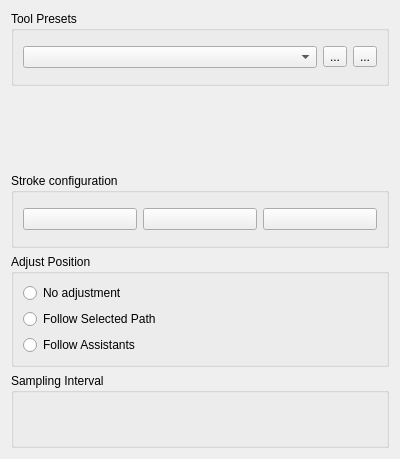
<?xml version="1.0" encoding="UTF-8"?>
<ui version="4.0">
 <class>WdgCalligraphyToolOptions</class>
 <widget class="QWidget" name="WdgCalligraphyToolOptions">
  <property name="geometry">
   <rect>
    <x>0</x>
    <y>0</y>
    <width>400</width>
    <height>459</height>
   </rect>
  </property>
  <property name="windowTitle">
   <string>Form</string>
  </property>
  <layout class="QVBoxLayout" name="verticalLayout_4">
   <item>
    <widget class="QGroupBox" name="gbProfiles">
     <property name="title">
      <string>Tool Presets</string>
     </property>
     <layout class="QHBoxLayout" name="horizontalLayout">
      <item>
       <widget class="QComboBox" name="cmbProfiles"/>
      </item>
      <item>
       <widget class="QToolButton" name="bnSaveProfile">
        <property name="toolTip">
         <string>Save profile as...</string>
        </property>
        <property name="text">
         <string>...</string>
        </property>
        <property name="icon">
         <iconset theme="document-save-as">
          <normaloff>.</normaloff>.</iconset>
        </property>
       </widget>
      </item>
      <item>
       <widget class="QToolButton" name="bnRemoveProfile">
        <property name="toolTip">
         <string>Remove profile</string>
        </property>
        <property name="text">
         <string>...</string>
        </property>
        <property name="icon">
         <iconset theme="list-remove">
          <normaloff>.</normaloff>.</iconset>
        </property>
       </widget>
      </item>
     </layout>
    </widget>
   </item>
   <item>
    <widget class="KisDoubleSliderSpinBox" name="sldCaps" native="true"/>
   </item>
   <item>
    <widget class="QGroupBox" name="gbStrokeConfig">
     <property name="title">
      <string>Stroke configuration</string>
     </property>
     <layout class="QHBoxLayout" name="horizontalLayout_2">
      <item>
       <widget class="KisPopupButton" name="bnSize">
        <property name="text">
         <string/>
        </property>
       </widget>
      </item>
      <item>
       <widget class="KisPopupButton" name="bnRotation">
        <property name="text">
         <string/>
        </property>
       </widget>
      </item>
      <item>
       <widget class="KisPopupButton" name="bnRatio">
        <property name="text">
         <string/>
        </property>
       </widget>
      </item>
     </layout>
    </widget>
   </item>
   <item>
    <widget class="QGroupBox" name="gbGB_Adjust">
     <property name="title">
      <string>Adjust Position</string>
     </property>
     <layout class="QVBoxLayout" name="verticalLayout">
      <item>
       <widget class="QRadioButton" name="rdNoAdjust">
        <property name="text">
         <string>No adjustment</string>
        </property>
       </widget>
      </item>
      <item>
       <widget class="QRadioButton" name="rdAdjustPath">
        <property name="text">
         <string>Follow Selected Path</string>
        </property>
       </widget>
      </item>
      <item>
       <widget class="QRadioButton" name="rdAdjustAssistant">
        <property name="text">
         <string>Follow Assistants</string>
        </property>
       </widget>
      </item>
     </layout>
    </widget>
   </item>
   <item>
    <widget class="QGroupBox" name="gbSampling">
     <property name="title">
      <string>Sampling Interval</string>
     </property>
     <layout class="QVBoxLayout" name="verticalLayout_2">
      <item>
       <widget class="KisDoubleSliderSpinBox" name="sldTimeInterval" native="true">
        <property name="toolTip">
         <string>&lt;html&gt;&lt;head/&gt;&lt;body&gt;&lt;p&gt;The Time Interval samples based on the time it takes to make the stroke. The value is in milliseconds.&lt;/p&gt;&lt;/body&gt;&lt;/html&gt;</string>
        </property>
       </widget>
      </item>
      <item>
       <widget class="KisDoubleSliderSpinBox" name="sldDistanceInterval" native="true">
        <property name="toolTip">
         <string>The Distance interval samples based on the length of the stroke in the coordinates of the screen. So if you zoom in, you can make preciser strokes despite having the same distance interval.</string>
        </property>
       </widget>
      </item>
     </layout>
    </widget>
   </item>
  </layout>
 </widget>
 <customwidgets>
  <customwidget>
   <class>KisDoubleSliderSpinBox</class>
   <extends>QWidget</extends>
   <header>kis_slider_spin_box.h</header>
   <container>1</container>
  </customwidget>
  <customwidget>
   <class>KisPopupButton</class>
   <extends>QPushButton</extends>
   <header>kis_popup_button.h</header>
  </customwidget>
 </customwidgets>
 <resources/>
 <connections/>
</ui>
